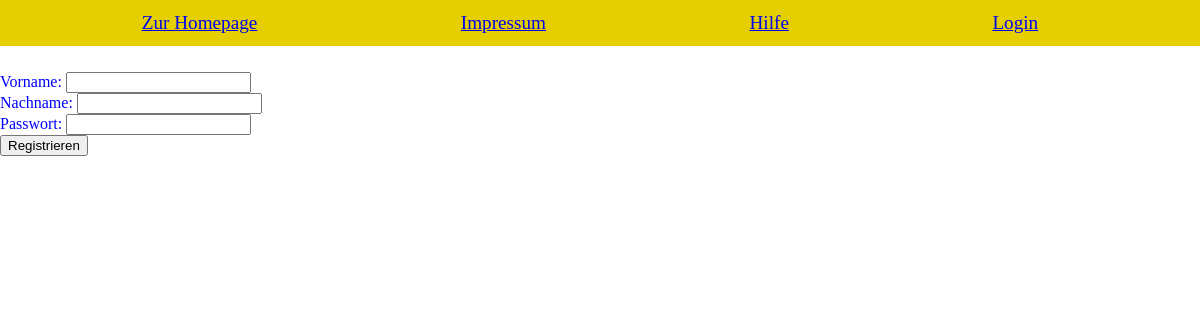
The page /testysendy.php on the database as committed earlier.
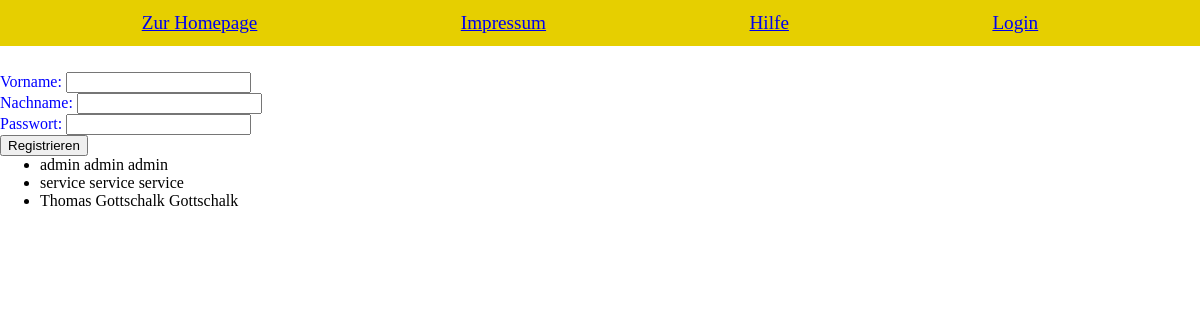
The same page on the database as committed later.
### tables this page shows
CREATE TABLE `user` (
  `username` varchar(50) NOT NULL,
  `password` varchar(50) NOT NULL,
  `email` varchar(80) DEFAULT NULL,
  `anrede` enum('Herr','Frau','Non-Binary') DEFAULT NULL,
  `vorname` varchar(50) DEFAULT NULL,
  `nachname` varchar(50) DEFAULT NULL,
  `room` int(255) DEFAULT NULL,
  `userID` int(255) NOT NULL,
  `active` tinyint(1) NOT NULL,
  `role` enum('Admin','Service','Guest') NOT NULL
);

### testysendy.php (the view, shortened to what this page needs)
<?php include "head.php"; ?>
<body>
    <?php
        include "nav.php";
    ?>
    <form enctype="multipart/form-data" method = "post" action="verytesty.php">
    <br><br><br><br>
            <div class="ersteClass">
                <label for="vorname">Vorname:</label>
                <input type="text" name="vorname" id="vorname"><br>
            </div>
            <div class="ersteClass">
                <label for="nachname">Nachname:</label>
                <input type="text" name="nachname" id="nachname"><br>
            </div>
            <div class="ersteClass">
                <label for="passwort">Passwort:</label>
                <input type="text" name="passwort" id="passwort"><br>
            </div>
            <button type="submit">Registrieren</button>
    </form>
    <?php
        require_once ('dbaccess.php');
        if(isset($_POST["filter"])){
            $sql = "select vorname, nachname, password from user where nachname = ?";
        } else {
            $sql = "select vorname, nachname, password from user";
        }
        $stmt = $db_obj->prepare($sql);
        $stmt->execute();
        $stmt->bind_result($vorname, $nachname, $passwort);
        echo "<ul>";
        while ($stmt->fetch())
        {
            echo "<li>" . $vorname . " " . $nachname . " " . $passwort ."</li>";
        }
        echo "</ul>";
    ?>
</body>
</html>

### head.php (shortened to what this page needs)
<!DOCTYPE html>
<html lang="en">
<head>
    <link rel="stylesheet" href="style.css">
</head>

### nav.php
<html>
<link rel="stylesheet" href="navstyle.css">
<nav name="navigation">
        <ul>
            <il><a href="index.php">Zur Homepage</a></il>
            <il><a href="impressum.php">Impressum</a></il>
            <il><a href="hilfe.php">Hilfe</a></il>
            <?php
            if (isset ($_SESSION["SessionWert"])) {
                echo "<il><a href='logout.php'>Logout</a></il>";
                if ($_SESSION["SessionWert"] == "Admin") {
                    echo "<il><a href='addNews.php'>Neue News</a></il>";
                    echo "<il><a href='registrierung.php'>Registrieren</a></il>";
                }
                if($_SESSION["SessionWert"] != "Guest"){
                    echo "<il><a href='service.php'>Service</a></il>";
                }
            }
            else {
                echo "<il><a href='loginPage.php'>Login</a></il>";
            }
            ?>
        </ul>
    </nav>
</html>

### style.css (style rules this page uses)
.ersteClass { color:blue; }
* { box-sizing: border-box; margin: auto; }

### navstyle.css (style rules this page uses)
nav ul { list-style-type: none; display: flex; flex-direction: row; justify-content: center; padding-top: 12px; padding-bottom: 12px; background-color: rgb(230, 207, 0); font-size: larger; padding-right: 5%; }
nav { position: fixed; width: 100%; top: 0; }

Rows that differ between the two databases and show on the page:
added user: vorname "admin", nachname "admin", password "admin"
added user: vorname "service", nachname "service", password "service"
added user: vorname "Thomas", nachname "Gottschalk", password "Gottschalk"
